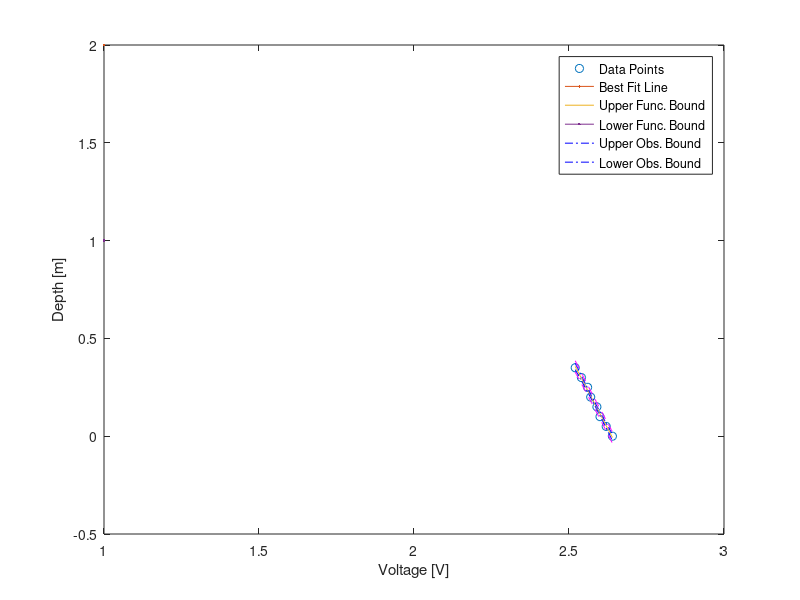

Write MATLAB code to recreate this figure.
%#ok<*NOPTS>
% voltage and depth data
voltage = [2.64, 2.62, 2.60, 2.59, 2.57, 2.56, 2.54, 2.52];
depth = 0:0.05:0.35;


confLev = 0.95; % The confidence level
N = length(depth); % The number of data points
voltagebar = mean(voltage);
depthbar = mean(depth);
Sxx = dot((voltage-voltagebar),(voltage-voltagebar));
%Sxx = (voltage-voltagebar)*transpose(voltage-voltagebar);
% beta1 is the estimated best slope of the best-fit line
beta1 = dot((voltage-voltagebar),(depth-depthbar))/Sxx;
% beta1 = ((voltage-voltagebar)*transpose(depth-depthbar))/Sxx
% beta0 is the estimated best-fit y-intercept of the best fit line
beta0 = depthbar - beta1*voltagebar;
yfit = beta0 + beta1*voltage;
SSE = dot((depth - yfit),(depth - yfit)); % Sum of the squared residuals
% SSE = (depth - yfit)*transpose(depth - yfit) % Sum of the squared residuals
Se = sqrt(SSE/(N-2)); % The Root Mean Square Residual
Sbeta0 = Se*sqrt(1/N + voltagebar^2/Sxx);
Sbeta1 = Se/sqrt(Sxx);
% tinv defaults to 1-sided test. We need 2-sises, hence:(1-0.5*(1-confLev))
StdT = tinv((1-0.5*(1-confLev)),N-2); % The Student's t factor
lambdaBeta1 = StdT*Sbeta1; % The 1/2 confidence interval on beta1
lambdaBeta0 = StdT*Sbeta0; % The 1/2 confidence interval on beta0
range = max(voltage) - min(voltage);
xplot = min(voltage):range/30:max(voltage); % Generate array for plotting
yplot = beta0 + beta1*xplot; % Generate array for plotting
Syhat = Se*sqrt(1/N + (xplot - voltagebar).*(xplot - voltagebar)/Sxx);
lambdayhat = StdT*Syhat;
Sy = Se*sqrt(1+1/N + (xplot - voltagebar).*(xplot - voltagebar)/Sxx);
lambday = StdT*Sy;
figure(1)
plot(voltage,depth,'o', LineWidth=2)
hold on
plot(xplot,yplot, LineWidth=1)
plot(xplot,yplot+lambdayhat,'-.b',xplot,yplot-lambdayhat,'-.b')
plot(xplot,yplot+lambday,'--m',xplot,yplot-lambday,'--m')
xlabel('Voltage [V]')
ylabel('Depth [m]')
if beta1 > 0 % Fix this
    location = 'northwest';
else
    location = 'northeast';
end
legend('Data Points','Best Fit Line','Upper Func. Bound',...
    'Lower Func. Bound', 'Upper Obs. Bound', 'Lower Obs. Bound',...
    'Location', location)
print("Pressure Calibration.png", "-dpng");
hold off

slope = beta1
intercept = beta0 